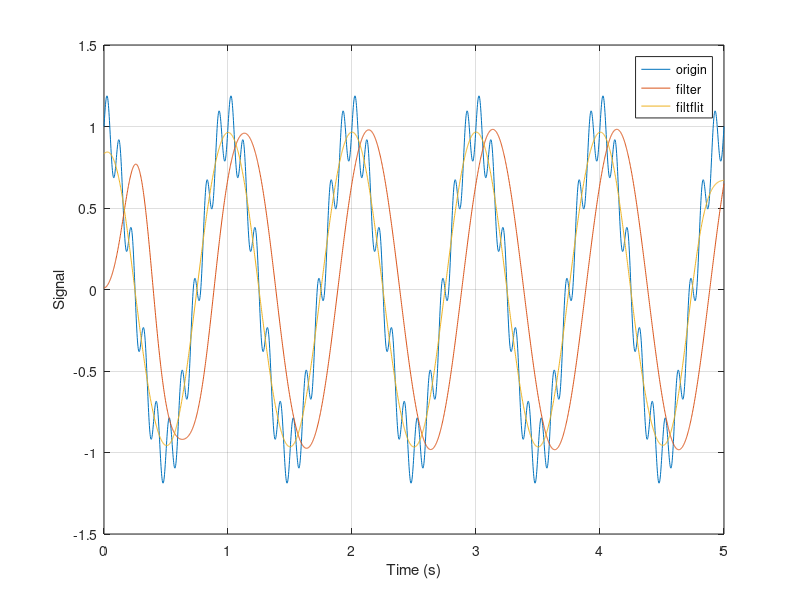

Source code (MATLAB):
% Compare normal IIR filtering with zero-phase filtering
% Use digital filter

% XiaoCY 2021-02-18

%%
clear;clc

fs = 500;
t = (0:1/fs:5);
x0 = cos(2*pi*t)+0.2*sin(2*pi*10*t);

%%
[N,Wn] = ellipord(3/(fs/2),5/(fs/2),1,40);
[b,a] = ellip(N,1,40,Wn);

x1 = filter(b,a,x0);
x2 = filtfilt(b,a,x0);

figure()
plot(t,x0,'DisplayName','origin')
hold on
grid on
plot(t,x1,'DisplayName','filter')
plot(t,x2,'DisplayName','filtflit')
legend
xlabel('Time (s)')
ylabel('Signal')
